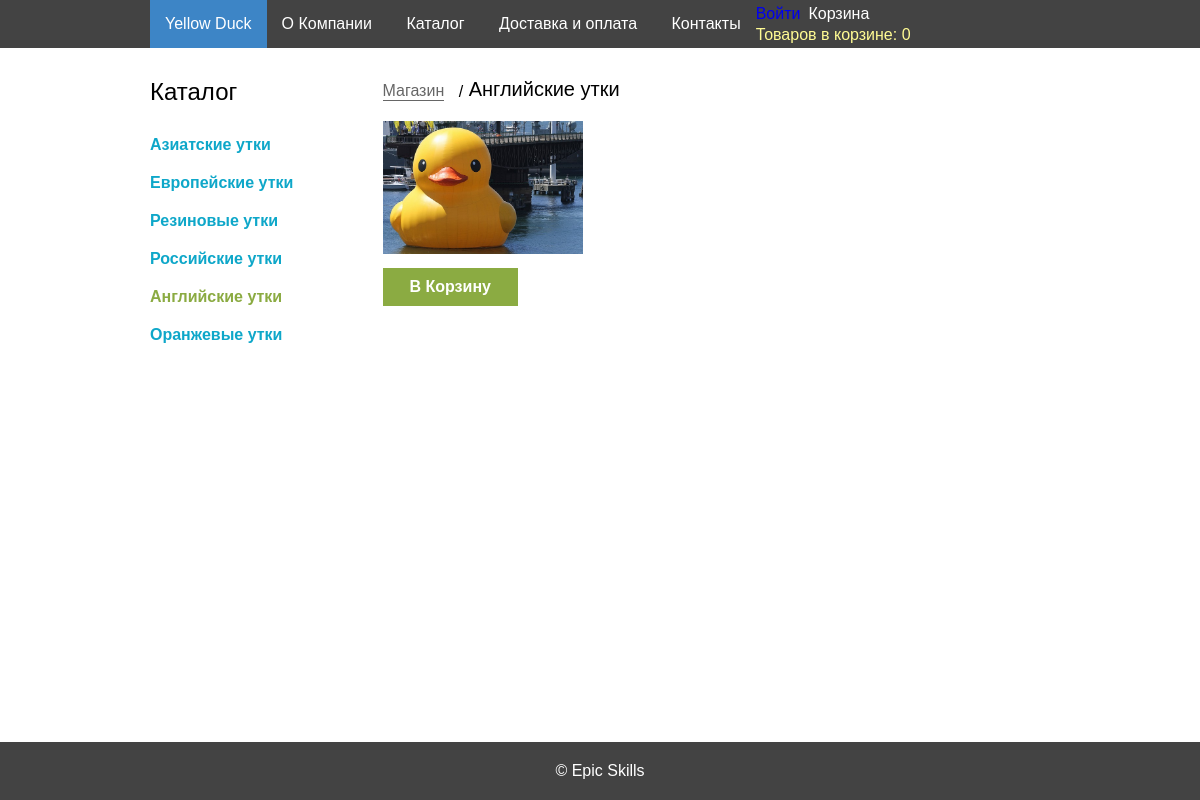
Page /category/?id=5 on the earlier database version.
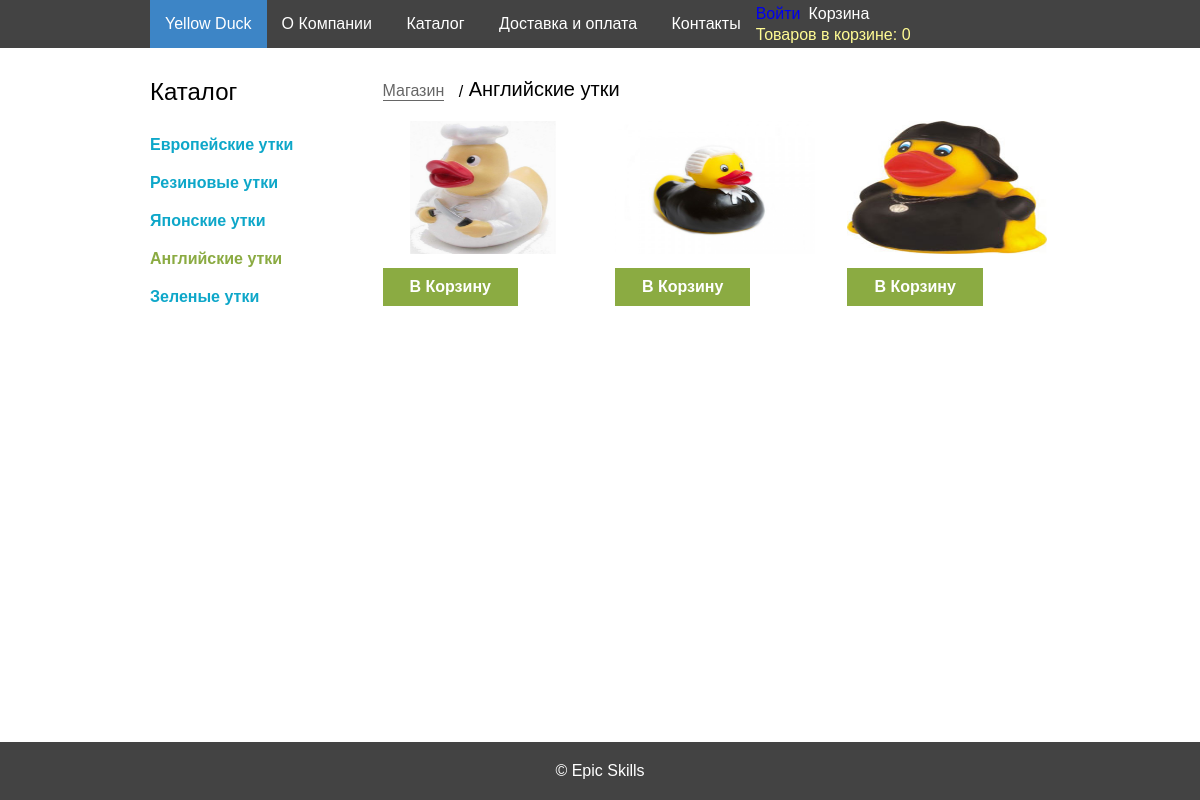
Same page on the later database version.
### tables this page shows
CREATE TABLE `categories` ( 
	`id` Int( 11 ) AUTO_INCREMENT NOT NULL, 
	`title` VarChar( 255 ) NOT NULL, 
	`created_at` DateTime NULL DEFAULT CURRENT_TIMESTAMP, 
	`updated_at` DateTime NULL DEFAULT CURRENT_TIMESTAMP,
	 PRIMARY KEY ( `id` )
 )
CHARACTER SET = utf8
COLLATE = utf8_general_ci;

CREATE TABLE `products` ( 
	`id` Int( 11 ) AUTO_INCREMENT NOT NULL, 
	`title` VarChar( 255 ) NOT NULL, 
	`description` Text NULL, 
	`price` Double( 7, 2 ) NOT NULL, 
	`image_id` Int( 11 ) NOT NULL DEFAULT '1', 
	`created_at` DateTime NULL, 
	`updated_at` DateTime NOT NULL, 
	`category_id` Int( 11 ) NULL,
	 PRIMARY KEY ( `id` )
 )
CHARACTER SET = utf8
COLLATE = utf8_general_ci;

CREATE TABLE `images` ( 
	`id` Int( 11 ) AUTO_INCREMENT NOT NULL, 
	`photo` VarChar( 255 ) NOT NULL, 
	`created_at` DateTime NULL, 
	`updated_at` DateTime NULL,
	 PRIMARY KEY ( `id` )
 )
CHARACTER SET = utf8
COLLATE = utf8_general_ci;

### src/autoload.php (called while the page is built, shortened)
<?php
function autoload($className) {
    $src_path = __DIR__ . '/../src/';
    $className = ltrim($className, '\\');
    $fileName  = '';
    if ($lastNsPos = strrpos($className, '\\')) {
        $namespace = substr($className, 0, $lastNsPos);
        $className = substr($className, $lastNsPos + 1);
        $fileName  = str_replace('\\', DIRECTORY_SEPARATOR, $namespace) . DIRECTORY_SEPARATOR;
    }
    $fileName .= str_replace('_', DIRECTORY_SEPARATOR, $className) . '.php';
}

### src/App/DB/Connection.php (called while the page is built, shortened)
<?php
class Connection {
    private $connection;
    public function __construct($username,$password) {
        try {
            $this->connection = new \PDO(
                'mysql:host=localhost;dbname=duck_store;charset=utf8',
                $username,
                $password
            );
        } catch (\Exception $e) {
            die($e->getMessage());
        }
    }
    public function prepare($sql) {
        return $this->connection->prepare($sql);
    }
}

### src/App/DB/Categories.php (called while the page is built, shortened)
<?php
class Categories {
    public static function getAll(Connection $connection) {
        $cat_stmt = $connection->prepare("SELECT * FROM `categories`");
        $cat_stmt->execute();
        return $cat_stmt->fetchAll(\PDO::FETCH_ASSOC);
    }
    public static function get($id, Connection $connection) {
        $stmt = $connection->prepare("SELECT * FROM `categories` WHERE `categories`.`id` = :id");
        $stmt->execute(['id' => $id]);
        return $stmt->fetch(\PDO::FETCH_ASSOC);
    }
}

### src/App/DB/Products.php (called while the page is built, shortened)
<?php
class Products {
    public static function getByCategory($categoryId,Connection $connection) {
        $statement = $connection->prepare('SELECT p.id, p.title, p.description, p.price, p.category_id, p.updated_at, i.photo
 FROM `products` p INNER JOIN `images` i ON p.image_id = i.id WHERE p.category_id = :id GROUP BY p.id');
        $statement->execute(['id' => $categoryId]);
        $products = $statement->fetchAll(\PDO::FETCH_ASSOC);
        return $products;
    }
}

### src/templates/_menu.php (the view, shortened to what this page needs)
<aside class="column column3">
	<h2>Каталог</h2>
	<ul class="categories">
        <?php
        foreach ($categories as $_category) {
            echo "<li><a href='"
                . \App\Utilities\Options::URL
                . "/category/?id="
                . $_category['id'] . "'>"
                . $_category['title'] . "</a></li>";
        }
        ?>
	</ul>
</aside>

### src/category.php (shortened to what this page needs)
<?php
$flag = false;
$products = [];
if ((isset($_GET['id']))&&(is_numeric($_GET['id']))) {
    $id = $_GET['id'];
    $category = \App\DB\Categories::get($id, $connection);
    if (!$flag) {
        $products = \App\DB\Products::getByCategory($category['id'], $connection);
    }
} else {
    $flag = true;
    $category['title'] = "Неизвестная категория";
}
include_once __DIR__ . '/templates/_header.php';
include_once __DIR__ . '/templates/_top_menu.php';
?>
    <section>
        <div class="container">
            <div class="row clearfix">
                <?php include_once 'templates/_menu.php'; ?>
                <div class="column column9">
                    <div class="catalog">
                        <div class="breadcrumbs">
                            <a href="<?= \App\Utilities\Options::URL ?>">Магазин</a>
                            <p><?=$category['title']?></p>
                        </div>
                        <div class="row clearfix">
                            <?php
                            if (!empty($products)) {
                                include_once __DIR__ . '/templates/_pagination-cat.php';
                            }
                            ?>
                        </div>
                    </div>
                </div>
            </div>
        </div>
    </section>
<?php include_once __DIR__ . '/templates/_footer.php';

### src/templates/_pagination-cat.php (shortened to what this page needs)
<?php
$count_of_items_on_page = 9;
$count = ceil(count($products) / $count_of_items_on_page);
if ((isset($_GET['page'])&&(is_numeric($_GET['page'])) && ($_GET['page'] <= $count))) {
    $page = $_GET['page'];
} else {
    $page = "1";
}
if ($page <= $count) {
    $offset = (intval($page)-1)*$count_of_items_on_page;
    for ($i = $offset; $i < $offset + $count_of_items_on_page; $i++) {
        if ($i < count($products)) {
            if (isset($_SESSION['user_id'])) {
                include "_shop_element_admin.php";
            } else {
                include "_shop_element.php";
            }
        }
    }
} else {
    echo "Список товаров пуст";
}

### src/templates/_shop_element.php
<div class="item-block column column4">
	<a href="<?= \App\Utilities\Options::URL ?>/product/?id=<?=$products[$i]['id']?>" class="item" title="<?=$products[$i]['title'];?>">
		<img src="<?=$products[$i]['photo']?>" alt="<?=$products[$i]['title'];?>">
	</a>
	<a href="<?= \App\Utilities\Options::URL ?>/cart/add/?item=<?=$products[$i]['id']?>" class="btn-basket">
        В Корзину
    </a>
</div>

Differences in the rows shown:
removed categories: title "Азиатские утки"
no longer on this page (row edited): products: image.photo (picture)
changed categories: title "Российские утки" → "Японские утки"
changed categories: title "Оранжевые утки" → "Зеленые утки"
added products: image.photo (picture)
added products: image.photo (picture)
added products: image.photo (picture)
